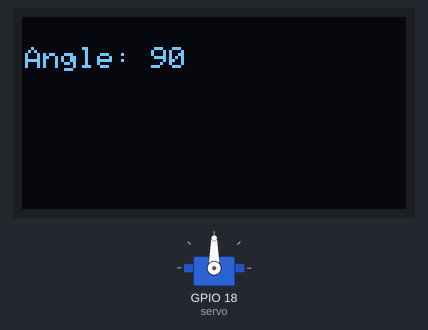
Simulated run of this sketch. Board: ESP32. Parts: 128×64 one-colour display, servo.

Above: at 0.1 s.
At 0.6 s:
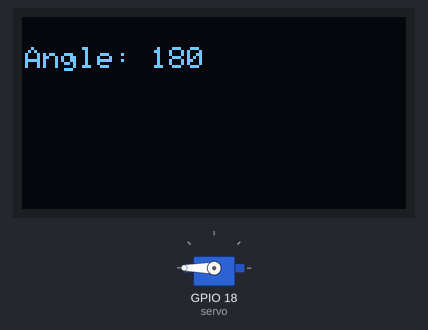
At 1.2 s:
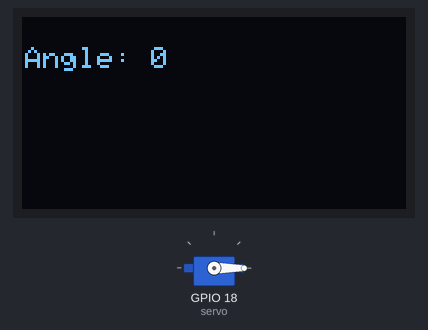
Timing chart, 0 to 130.0 s (numbered marks = the images above):
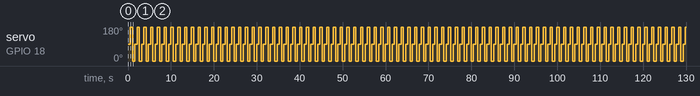

The sketch:

servo.ino
```cpp
#include <Wire.h> //library which facilitates I2C communication used for the OLED
#include <Adafruit_GFX.h> //library for graphics functions
#include <Adafruit_SH110X.h>
#include <ESP32Servo.h>

#define i2c_Address 0x3c // Screen address
#define SCREEN_WIDTH 128
#define SCREEN_HEIGHT 64
#define OLED_RESET -1
Adafruit_SH1106G display = Adafruit_SH1106G(SCREEN_WIDTH, SCREEN_HEIGHT, &Wire, OLED_RESET); // Creating an object for communication with the screen

// Servo
Servo servo;

void setup()
{
  display.setTextColor(SH110X_WHITE); // Setting font color
  display.setTextSize(1.5);  // Setting font size
  display.begin(i2c_Address,true); // Initializing
  display.clearDisplay();

  servo.attach(18);

}


void displayAngle(int angle)
{
  display.clearDisplay();
  display.setCursor(1, 10);
  display.print("Angle: ");
  display.print(angle);
  display.display();
}

void loop()
{
  servo.write(90);
  displayAngle(90);
  delay(500);

  servo.write(180);
  displayAngle(180);
  delay(500);

  servo.write(0);
  displayAngle(0);
  delay(500);
}
```

Measured:
- by itself, servo on GPIO 18 (servo): repeats every 1.6 s: 0° 0.53 s, 90° 0.53 s, 180° 0.53 s
- what the display in image 1 shows lasts 0.5 s, from 0.6 s to 1.1 s
